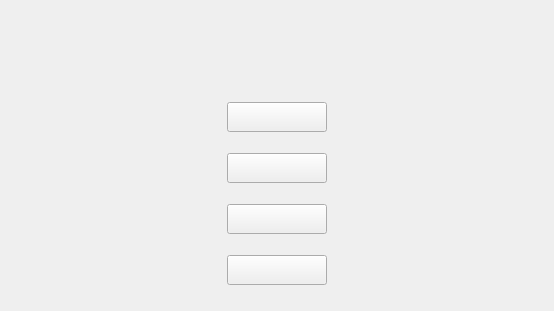
<?xml version="1.0" encoding="UTF-8"?>
<ui version="4.0">
 <class>Widget</class>
 <widget class="QWidget" name="Widget">
  <property name="geometry">
   <rect>
    <x>0</x>
    <y>0</y>
    <width>554</width>
    <height>311</height>
   </rect>
  </property>
  <property name="windowTitle">
   <string>Widget</string>
  </property>
  <property name="styleSheet">
   <string notr="true">#Widget{
	border-image: url(:/new/pics/resouce/begin.png);
}
QPushButton#pushButton{
      border-image:url(:/new/pics/resouce/start_bu.png);
}
#pushButton:hover{
	border-image: url(:/new/pics/resouce/start_click.png);
}
QPushButton#pushButton_2{
	border-image: url(:/new/pics/resouce/exit_bu.png);
}
QPushButton#pushButton_2:hover{
	border-image: url(:/new/pics/resouce/exit_click.png);
}
QPushButton#pushButton_3{
	border-image: url(:/new/pics/resouce/help.png);
}
QPushButton#pushButton_4{
	border-image: url(:/new/pics/resouce/load.png);
}</string>
  </property>
  <layout class="QGridLayout" name="gridLayout">
   <item row="14" column="3">
    <spacer name="verticalSpacer_9">
     <property name="orientation">
      <enum>Qt::Vertical</enum>
     </property>
     <property name="sizeHint" stdset="0">
      <size>
       <width>20</width>
       <height>40</height>
      </size>
     </property>
    </spacer>
   </item>
   <item row="15" column="3">
    <widget class="QPushButton" name="pushButton_2">
     <property name="sizePolicy">
      <sizepolicy hsizetype="Expanding" vsizetype="Expanding">
       <horstretch>0</horstretch>
       <verstretch>0</verstretch>
      </sizepolicy>
     </property>
     <property name="minimumSize">
      <size>
       <width>100</width>
       <height>30</height>
      </size>
     </property>
     <property name="text">
      <string/>
     </property>
    </widget>
   </item>
   <item row="7" column="6">
    <spacer name="horizontalSpacer_2">
     <property name="orientation">
      <enum>Qt::Horizontal</enum>
     </property>
     <property name="sizeType">
      <enum>QSizePolicy::Expanding</enum>
     </property>
     <property name="sizeHint" stdset="0">
      <size>
       <width>40</width>
       <height>20</height>
      </size>
     </property>
    </spacer>
   </item>
   <item row="4" column="3">
    <spacer name="verticalSpacer_7">
     <property name="orientation">
      <enum>Qt::Vertical</enum>
     </property>
     <property name="sizeHint" stdset="0">
      <size>
       <width>20</width>
       <height>40</height>
      </size>
     </property>
    </spacer>
   </item>
   <item row="7" column="5">
    <spacer name="horizontalSpacer_4">
     <property name="orientation">
      <enum>Qt::Horizontal</enum>
     </property>
     <property name="sizeHint" stdset="0">
      <size>
       <width>40</width>
       <height>20</height>
      </size>
     </property>
    </spacer>
   </item>
   <item row="7" column="1">
    <spacer name="horizontalSpacer_5">
     <property name="orientation">
      <enum>Qt::Horizontal</enum>
     </property>
     <property name="sizeHint" stdset="0">
      <size>
       <width>40</width>
       <height>20</height>
      </size>
     </property>
    </spacer>
   </item>
   <item row="13" column="3">
    <widget class="QPushButton" name="pushButton_3">
     <property name="sizePolicy">
      <sizepolicy hsizetype="Expanding" vsizetype="Expanding">
       <horstretch>0</horstretch>
       <verstretch>0</verstretch>
      </sizepolicy>
     </property>
     <property name="minimumSize">
      <size>
       <width>100</width>
       <height>30</height>
      </size>
     </property>
     <property name="text">
      <string/>
     </property>
    </widget>
   </item>
   <item row="16" column="3">
    <spacer name="verticalSpacer_10">
     <property name="orientation">
      <enum>Qt::Vertical</enum>
     </property>
     <property name="sizeHint" stdset="0">
      <size>
       <width>20</width>
       <height>40</height>
      </size>
     </property>
    </spacer>
   </item>
   <item row="7" column="0">
    <spacer name="horizontalSpacer">
     <property name="orientation">
      <enum>Qt::Horizontal</enum>
     </property>
     <property name="sizeHint" stdset="0">
      <size>
       <width>40</width>
       <height>20</height>
      </size>
     </property>
    </spacer>
   </item>
   <item row="7" column="3">
    <widget class="QPushButton" name="pushButton">
     <property name="sizePolicy">
      <sizepolicy hsizetype="Expanding" vsizetype="Expanding">
       <horstretch>0</horstretch>
       <verstretch>0</verstretch>
      </sizepolicy>
     </property>
     <property name="minimumSize">
      <size>
       <width>100</width>
       <height>30</height>
      </size>
     </property>
     <property name="text">
      <string/>
     </property>
    </widget>
   </item>
   <item row="8" column="3">
    <spacer name="verticalSpacer_8">
     <property name="orientation">
      <enum>Qt::Vertical</enum>
     </property>
     <property name="sizeHint" stdset="0">
      <size>
       <width>20</width>
       <height>40</height>
      </size>
     </property>
    </spacer>
   </item>
   <item row="7" column="2">
    <spacer name="horizontalSpacer_3">
     <property name="orientation">
      <enum>Qt::Horizontal</enum>
     </property>
     <property name="sizeHint" stdset="0">
      <size>
       <width>40</width>
       <height>20</height>
      </size>
     </property>
    </spacer>
   </item>
   <item row="0" column="3">
    <spacer name="verticalSpacer">
     <property name="orientation">
      <enum>Qt::Vertical</enum>
     </property>
     <property name="sizeHint" stdset="0">
      <size>
       <width>20</width>
       <height>40</height>
      </size>
     </property>
    </spacer>
   </item>
   <item row="5" column="3">
    <spacer name="verticalSpacer_3">
     <property name="orientation">
      <enum>Qt::Vertical</enum>
     </property>
     <property name="sizeHint" stdset="0">
      <size>
       <width>20</width>
       <height>40</height>
      </size>
     </property>
    </spacer>
   </item>
   <item row="1" column="3">
    <spacer name="verticalSpacer_4">
     <property name="orientation">
      <enum>Qt::Vertical</enum>
     </property>
     <property name="sizeHint" stdset="0">
      <size>
       <width>20</width>
       <height>40</height>
      </size>
     </property>
    </spacer>
   </item>
   <item row="6" column="3">
    <spacer name="verticalSpacer_5">
     <property name="orientation">
      <enum>Qt::Vertical</enum>
     </property>
     <property name="sizeHint" stdset="0">
      <size>
       <width>20</width>
       <height>40</height>
      </size>
     </property>
    </spacer>
   </item>
   <item row="11" column="3">
    <widget class="QPushButton" name="pushButton_4">
     <property name="sizePolicy">
      <sizepolicy hsizetype="Expanding" vsizetype="Expanding">
       <horstretch>0</horstretch>
       <verstretch>0</verstretch>
      </sizepolicy>
     </property>
     <property name="minimumSize">
      <size>
       <width>100</width>
       <height>30</height>
      </size>
     </property>
     <property name="text">
      <string/>
     </property>
    </widget>
   </item>
   <item row="12" column="3">
    <spacer name="verticalSpacer_6">
     <property name="orientation">
      <enum>Qt::Vertical</enum>
     </property>
     <property name="sizeHint" stdset="0">
      <size>
       <width>20</width>
       <height>40</height>
      </size>
     </property>
    </spacer>
   </item>
   <item row="2" column="3">
    <spacer name="verticalSpacer_2">
     <property name="orientation">
      <enum>Qt::Vertical</enum>
     </property>
     <property name="sizeHint" stdset="0">
      <size>
       <width>20</width>
       <height>40</height>
      </size>
     </property>
    </spacer>
   </item>
   <item row="7" column="4">
    <spacer name="horizontalSpacer_6">
     <property name="orientation">
      <enum>Qt::Horizontal</enum>
     </property>
     <property name="sizeHint" stdset="0">
      <size>
       <width>40</width>
       <height>20</height>
      </size>
     </property>
    </spacer>
   </item>
  </layout>
 </widget>
 <resources/>
 <connections/>
</ui>
